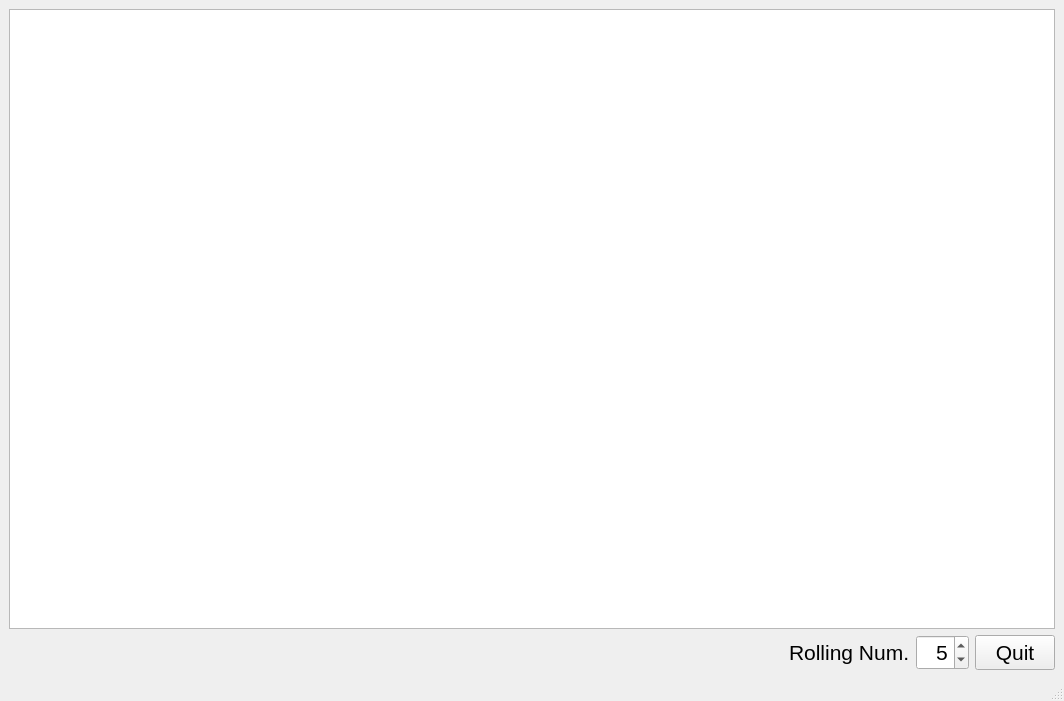
<?xml version="1.0" encoding="UTF-8"?>
<ui version="4.0">
 <class>MainWindow</class>
 <widget class="QMainWindow" name="MainWindow">
  <property name="geometry">
   <rect>
    <x>0</x>
    <y>0</y>
    <width>1064</width>
    <height>701</height>
   </rect>
  </property>
  <property name="windowTitle">
   <string>MainWindow</string>
  </property>
  <widget class="QWidget" name="centralwidget">
   <layout class="QGridLayout" name="gridLayout">
    <item row="0" column="0">
     <widget class="GraphicsLayoutWidget" name="graphicsView"/>
    </item>
    <item row="1" column="0">
     <layout class="QHBoxLayout" name="horizontalLayout">
      <item>
       <spacer name="horizontalSpacer">
        <property name="orientation">
         <enum>Qt::Horizontal</enum>
        </property>
        <property name="sizeHint" stdset="0">
         <size>
          <width>40</width>
          <height>20</height>
         </size>
        </property>
       </spacer>
      </item>
      <item>
       <widget class="QLabel" name="label">
        <property name="minimumSize">
         <size>
          <width>90</width>
          <height>35</height>
         </size>
        </property>
        <property name="font">
         <font>
          <pointsize>16</pointsize>
         </font>
        </property>
        <property name="text">
         <string>Rolling Num.</string>
        </property>
       </widget>
      </item>
      <item>
       <widget class="QSpinBox" name="spinBox">
        <property name="minimumSize">
         <size>
          <width>45</width>
          <height>35</height>
         </size>
        </property>
        <property name="font">
         <font>
          <pointsize>16</pointsize>
         </font>
        </property>
        <property name="alignment">
         <set>Qt::AlignRight|Qt::AlignTrailing|Qt::AlignVCenter</set>
        </property>
        <property name="minimum">
         <number>1</number>
        </property>
        <property name="maximum">
         <number>10</number>
        </property>
        <property name="value">
         <number>5</number>
        </property>
        <property name="displayIntegerBase">
         <number>10</number>
        </property>
       </widget>
      </item>
      <item>
       <widget class="QPushButton" name="pushButton">
        <property name="sizePolicy">
         <sizepolicy hsizetype="Minimum" vsizetype="Preferred">
          <horstretch>0</horstretch>
          <verstretch>0</verstretch>
         </sizepolicy>
        </property>
        <property name="minimumSize">
         <size>
          <width>0</width>
          <height>35</height>
         </size>
        </property>
        <property name="font">
         <font>
          <pointsize>16</pointsize>
          <bold>false</bold>
         </font>
        </property>
        <property name="text">
         <string>Quit</string>
        </property>
       </widget>
      </item>
     </layout>
    </item>
   </layout>
  </widget>
  <widget class="QMenuBar" name="menubar">
   <property name="geometry">
    <rect>
     <x>0</x>
     <y>0</y>
     <width>1064</width>
     <height>24</height>
    </rect>
   </property>
  </widget>
  <widget class="QStatusBar" name="statusbar"/>
 </widget>
 <customwidgets>
  <customwidget>
   <class>GraphicsLayoutWidget</class>
   <extends>QGraphicsView</extends>
   <header>pyqtgraph</header>
  </customwidget>
 </customwidgets>
 <resources/>
 <connections>
  <connection>
   <sender>pushButton</sender>
   <signal>clicked()</signal>
   <receiver>MainWindow</receiver>
   <slot>close()</slot>
   <hints>
    <hint type="sourcelabel">
     <x>756</x>
     <y>551</y>
    </hint>
    <hint type="destinationlabel">
     <x>615</x>
     <y>550</y>
    </hint>
   </hints>
  </connection>
 </connections>
</ui>
